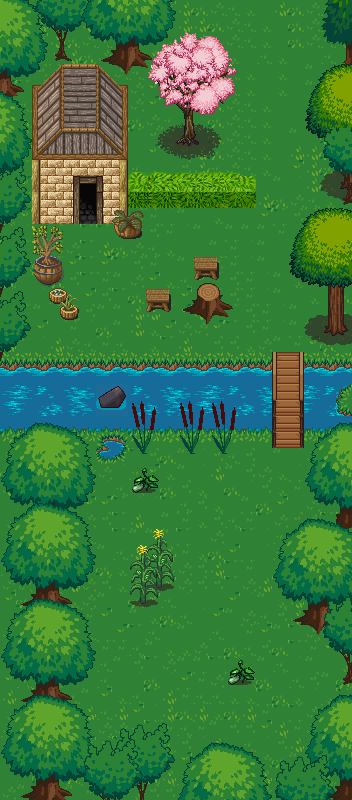

The image is a tile-based game level rendered from a .tmx file. Its description and source (layers, tilesets, objects; grid data summarised) follow:
An orthogonal 22x50 tile map with 16x16 px tiles, 3 tile layers (ground, top1, top2), 5 tilesets and 55 objects.

<map version="1.0" orientation="orthogonal" renderorder="right-down" width="22" height="50" tilewidth="16" tileheight="16" nextobjectid="217">
 <tileset firstgid="1" name="start" tilewidth="16" tileheight="16" tilecount="1024" columns="32">
  <image source="tilesets/trees_plants_rocks.png" width="512" height="512" />
 </tileset>
 <tileset firstgid="1025" name="terrain_atlas" tilewidth="16" tileheight="16" tilecount="4096" columns="64">
  <image source="tilesets/terrain_atlas.png" width="1024" height="1024" />
 </tileset>
 <tileset firstgid="5121" name="base_out_atlas" tilewidth="16" tileheight="16" tilecount="4096" columns="64">
  <image source="tilesets/base_out_atlas.png" width="1024" height="1024" />
 </tileset>
 <tileset firstgid="9217" name="plant repack" tilewidth="16" tileheight="16" tilecount="676" columns="26">
  <image source="tilesets/plant repack.png" width="416" height="416" />
 </tileset>
 <tileset firstgid="9893" name="town" tilewidth="16" tileheight="16" tilecount="1024" columns="32">
  <image source="tilesets/town.png" width="512" height="512" />
 </tileset>
 <layer name="ground" width="22" height="50">
  <data>[1100 cells, 1100 non-empty, 44 distinct tile ids]</data>
 </layer>
 <layer name="top1" width="22" height="50">
  <data>[1100 cells, 557 non-empty, 303 distinct tile ids]</data>
 </layer>
 <layer name="top2" width="22" height="50">
  <data>[1100 cells, 205 non-empty, 123 distinct tile ids]</data>
 </layer>
 <objectgroup name="barrieren">
  <object id="187" x="320" y="0">
   <polyline points="0,0 0,80 -16,112 16,208 0,208 -32,256 0,288 0,352 -16,352 -16,448 0,496 -32,544 -48,576 0,640 16,688 -16,752 -48,768 -80,752 -144,752 -176,736 -224,736 -240,688 -224,656 -240,592 -224,560 -240,512 -224,480 -192,448 -96,448 -80,432 -48,448 -48,352 -304,352" />
  </object>
  <object id="189" x="192" y="256" width="32" height="32">
   <ellipse />
  </object>
  <object id="190" x="192" y="288" width="32" height="32">
   <ellipse />
  </object>
  <object id="191" x="144" y="288" width="32" height="32">
   <ellipse />
  </object>
  <object id="192" x="128" y="544" width="48" height="48">
   <ellipse />
  </object>
  <object id="193" x="112" y="208" width="32" height="32">
   <ellipse />
  </object>
  <object id="199" x="176" y="0">
   <polyline points="0,0 0,32 48,48 48,96 16,144 -16,96 -32,64 -48,64 -48,176 80,176 80,208 -48,208 -64,224 -80,224 -80,192" />
  </object>
  <object id="200" x="16" y="352">
   <polyline points="0,0 16,-32 0,-64 32,-64 48,-80 48,-128 64,-128 64,-160" />
  </object>
  <object id="201" x="48" y="288" width="16" height="16">
   <ellipse />
  </object>
  <object id="202" x="64" y="304" width="16" height="16">
   <ellipse />
  </object>
 </objectgroup>
 <objectgroup name="schatztruhen">
  <object id="72" x="48" y="672" width="16" height="16">
   <properties>
    <property name="Inhalt" value="Nahrung1" />
    <property name="typ" value="2" />
   </properties>
  </object>
  <object id="73" x="48" y="688" width="16" height="16">
   <properties>
    <property name="Inhalt" value="Nahrung2" />
    <property name="typ" value="2" />
   </properties>
  </object>
  <object id="74" x="48" y="704" width="16" height="16">
   <properties>
    <property name="Inhalt" value="Nahrung3" />
    <property name="typ" value="2" />
   </properties>
  </object>
  <object id="75" x="96" y="656" width="16" height="16">
   <properties>
    <property name="Inhalt" value="Nahrung4" />
    <property name="typ" value="2" />
   </properties>
  </object>
  <object id="76" x="96" y="672" width="16" height="16">
   <properties>
    <property name="Inhalt" value="Nahrung5" />
    <property name="typ" value="2" />
   </properties>
  </object>
  <object id="77" x="96" y="688" width="16" height="16">
   <properties>
    <property name="Inhalt" value="Nahrung6" />
    <property name="typ" value="2" />
   </properties>
  </object>
  <object id="81" x="288" y="432" width="16" height="16">
   <properties>
    <property name="Inhalt" value="Schwert1" />
    <property name="typ" value="1" />
   </properties>
  </object>
  <object id="82" x="288" y="448" width="16" height="16">
   <properties>
    <property name="Inhalt" value="Schwert2" />
    <property name="typ" value="1" />
   </properties>
  </object>
  <object id="83" x="288" y="464" width="16" height="16">
   <properties>
    <property name="Inhalt" value="Schwert3" />
    <property name="typ" value="1" />
   </properties>
  </object>
  <object id="86" x="160" y="624" width="16" height="16">
   <properties>
    <property name="Inhalt" value="ruestung1" />
    <property name="typ" value="1" />
   </properties>
  </object>
  <object id="87" x="240" y="544" width="16" height="16">
   <properties>
    <property name="Inhalt" value="ruestung2" />
    <property name="typ" value="1" />
   </properties>
  </object>
  <object id="88" x="272" y="544" width="16" height="16">
   <properties>
    <property name="Inhalt" value="ruestung4" />
    <property name="typ" value="1" />
   </properties>
  </object>
  <object id="89" x="304" y="544" width="16" height="16">
   <properties>
    <property name="Inhalt" value="ruestung6" />
    <property name="typ" value="1" />
   </properties>
  </object>
  <object id="92" x="304" y="672" width="16" height="16">
   <properties>
    <property name="Inhalt" value="Schwert4" />
    <property name="typ" value="1" />
   </properties>
  </object>
  <object id="94" x="304" y="704" width="16" height="16">
   <properties>
    <property name="Inhalt" value="Schwert5" />
    <property name="typ" value="1" />
   </properties>
  </object>
  <object id="95" x="304" y="736" width="16" height="16">
   <properties>
    <property name="Inhalt" value="Schwert6" />
    <property name="typ" value="1" />
   </properties>
  </object>
  <object id="97" x="160" y="480" width="16" height="16">
   <properties>
    <property name="Inhalt" value="Bogen3" />
    <property name="typ" value="1" />
   </properties>
  </object>
  <object id="98" x="192" y="480" width="16" height="16">
   <properties>
    <property name="Inhalt" value="Bogen4" />
    <property name="typ" value="1" />
   </properties>
  </object>
  <object id="99" x="224" y="480" width="16" height="16">
   <properties>
    <property name="Inhalt" value="Bogen5" />
    <property name="typ" value="1" />
   </properties>
  </object>
  <object id="100" x="256" y="480" width="16" height="16">
   <properties>
    <property name="Inhalt" value="Bogen6" />
    <property name="typ" value="1" />
   </properties>
  </object>
  <object id="101" x="128" y="480" width="16" height="16">
   <properties>
    <property name="Inhalt" value="Bogen2" />
    <property name="typ" value="1" />
   </properties>
  </object>
  <object id="102" x="96" y="480" width="16" height="16">
   <properties>
    <property name="Inhalt" value="Bogen1" />
    <property name="typ" value="1" />
   </properties>
  </object>
  <object id="105" x="240" y="608" width="16" height="16">
   <properties>
    <property name="Inhalt" value="FoliantZauberW" />
    <property name="typ" value="2" />
   </properties>
  </object>
  <object id="106" x="240" y="576" width="16" height="16">
   <properties>
    <property name="Inhalt" value="FoliantZauberK" />
    <property name="typ" value="2" />
   </properties>
  </object>
  <object id="109" x="112" y="624" width="16" height="16">
   <properties>
    <property name="Inhalt" value="FoliantGeschick" />
    <property name="typ" value="2" />
   </properties>
  </object>
  </objectgroup>
 <objectgroup name="enemyHumanoid">
  <!-- 9 objects omitted --></objectgroup>
 <objectgroup name="areaborder">
  <!-- 3 objects omitted --></objectgroup>
 <objectgroup name="startpunkt">
  <!-- 3 objects omitted --></objectgroup>
</map>
<!-- 20 of 55 objects omitted -->
